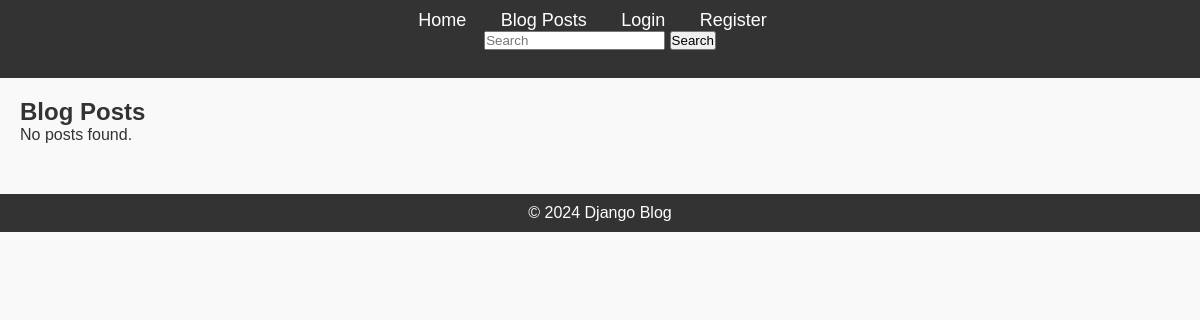
The app's page /posts/, older data.
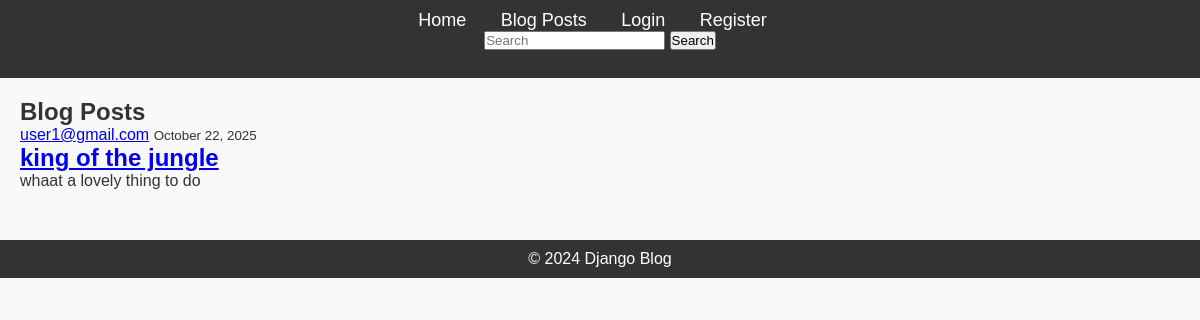
The same page, newer data.
### blog/models.py (models this page shows, shortened)
class Post(models.Model):
    title = models.CharField(max_length=200)
    content = models.TextField()
    published_date = models.DateTimeField(auto_now_add=True)
    author = models.ForeignKey(CustomUser, on_delete=models.CASCADE)
    tags = TaggableManager()

class CustomUser(AbstractUser):
    first_name = models.CharField(max_length=100)
    last_name = models.CharField(max_length=100)
    email = models.EmailField(unique=True)
    bio = models.TextField(blank=True)
    profile_picture = models.ImageField(
        upload_to='profile_pics', blank=True, null=True)
    groups = models.ManyToManyField(
        'auth.Group',
        related_name='customuser_set',
        blank=True,
        help_text='The groups this user belongs to. A user will get all permissions granted to each of their groups.',
        verbose_name='groups',
    )
    user_permissions = models.ManyToManyField(
        'auth.Permission',
        related_name='customuser_set',
        blank=True,
        help_text='Specific permissions for this user.',
        verbose_name='user permissions',
    )
    objects = CustomUserManager()
    USERNAME_FIELD = 'email'
    REQUIRED_FIELDS = ['first_name', 'last_name', 'username']

### blog/views.py (the view)
# urls.py: path('posts/', views.posts, name='posts'),
def posts(request):
    posts = Post.objects.all()
    return render(request, 'blog/posts.html', {'posts': posts})

### blog/templates/blog/posts.html (shortened to what this page needs)
{% extends "blog/base.html" %}
{% block content %}
  <h2>Blog Posts</h2>
  {% for post in posts %}
    <article class="media content-section">
      <div class="media-body">
        <div class="article-metadata">
          <a class="mr-2" href="#">{{ post.author }}</a>
          <small class="text-muted">{{ post.published_date|date:"F d, Y" }}</small>
        </div>
        <h2><a class="article-title" href="{% url 'post-detail' post.pk %}">{{ post.title }}</a></h2>
        <p class="article-content">{{ post.content }}</p>
      </div>
    </article>
  {% empty %}
    <p>No posts found.</p>
  {% endfor %}
{% endblock %}

### blog/templates/blog/base.html (shortened to what this page needs)
{% load static %}
<!DOCTYPE html>
<html lang="en">
  <head>
    <link rel="stylesheet" href="{% static 'css/styles.css' %}" />
  </head>
  <body>
    <header>
      <nav>
        <ul>
          <li><a href="{% url 'home' %}">Home</a></li>
          <li><a href="{% url 'posts' %}">Blog Posts</a></li>
          <li><a href="{% url 'login' %}">Login</a></li>
          <li><a href="{% url 'register' %}">Register</a></li>
          <li>
            <form class="form-inline my-2 my-lg-0" action="{% url 'search' %}" method="get">
              <input class="form-control mr-sm-2" type="search" placeholder="Search" aria-label="Search" name="q">
              <button class="btn btn-outline-success my-2 my-sm-0" type="submit">Search</button>
            </form>
          </li>
        </ul>
      </nav>
    </header>
    <div class="content">
      {% block content %}{% endblock %}
    </div>
    <footer>
      <p>&copy; 2024 Django Blog</p>
    </footer>
  </body>
</html>

### blog/static/styles.css (style rules this page uses)
* { margin: 0; padding: 0; box-sizing: border-box; }
body { font-family: Arial, sans-serif; background-color: #f9f9f9; color: #333; }
header { background-color: #333; padding: 10px; text-align: center; }
header nav ul { list-style-type: none; }
header nav ul li { display: inline; margin: 0 15px; }
header nav ul li a { color: white; text-decoration: none; font-size: 18px; }
.content { margin: 20px; }
footer { text-align: center; margin-top: 50px; padding: 10px; background-color: #333; color: white; }

Row changes from the older to the newer data that the page shows:
added Post: author "user1@gmail.com", published_date "October 22, 2025", title "king of the jungle", content "whaat a lovely thing to do"
Text that changed along with them:
text no longer shown: "No posts found."
